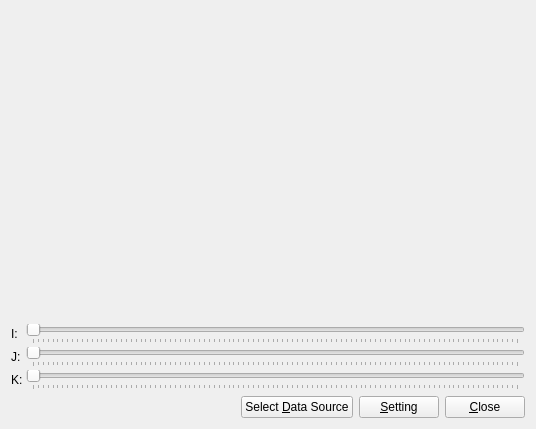
<?xml version="1.0" encoding="UTF-8"?>
<ui version="4.0">
 <class>Graph2dScatteredWindow</class>
 <widget class="QWidget" name="Graph2dScatteredWindow">
  <property name="geometry">
   <rect>
    <x>0</x>
    <y>0</y>
    <width>536</width>
    <height>429</height>
   </rect>
  </property>
  <property name="windowTitle">
   <string>Form</string>
  </property>
  <layout class="QVBoxLayout" name="verticalLayout" stretch="1,0,0">
   <item>
    <widget class="Graph2dScatteredWindowView" name="graphView" native="true"/>
   </item>
   <item>
    <layout class="QGridLayout" name="gridLayout">
     <property name="spacing">
      <number>3</number>
     </property>
     <item row="0" column="0">
      <widget class="QLabel" name="iLabel">
       <property name="text">
        <string>I:</string>
       </property>
      </widget>
     </item>
     <item row="0" column="1">
      <widget class="QSlider" name="iSlider">
       <property name="orientation">
        <enum>Qt::Horizontal</enum>
       </property>
       <property name="tickPosition">
        <enum>QSlider::TicksBelow</enum>
       </property>
      </widget>
     </item>
     <item row="1" column="0">
      <widget class="QLabel" name="jLabel">
       <property name="text">
        <string>J:</string>
       </property>
      </widget>
     </item>
     <item row="1" column="1">
      <widget class="QSlider" name="jSlider">
       <property name="orientation">
        <enum>Qt::Horizontal</enum>
       </property>
       <property name="tickPosition">
        <enum>QSlider::TicksBelow</enum>
       </property>
      </widget>
     </item>
     <item row="2" column="0">
      <widget class="QLabel" name="kLabel">
       <property name="text">
        <string>K:</string>
       </property>
      </widget>
     </item>
     <item row="2" column="1">
      <widget class="QSlider" name="kSlider">
       <property name="orientation">
        <enum>Qt::Horizontal</enum>
       </property>
       <property name="tickPosition">
        <enum>QSlider::TicksBelow</enum>
       </property>
      </widget>
     </item>
    </layout>
   </item>
   <item>
    <layout class="QHBoxLayout" name="horizontalLayout">
     <item>
      <spacer name="horizontalSpacer">
       <property name="orientation">
        <enum>Qt::Horizontal</enum>
       </property>
       <property name="sizeHint" stdset="0">
        <size>
         <width>40</width>
         <height>20</height>
        </size>
       </property>
      </spacer>
     </item>
     <item>
      <widget class="QPushButton" name="dataSourceButton">
       <property name="text">
        <string>Select &amp;Data Source</string>
       </property>
      </widget>
     </item>
     <item>
      <widget class="QPushButton" name="settingButton">
       <property name="text">
        <string>&amp;Setting</string>
       </property>
      </widget>
     </item>
     <item>
      <widget class="QPushButton" name="closeButton">
       <property name="text">
        <string>&amp;Close</string>
       </property>
      </widget>
     </item>
    </layout>
   </item>
  </layout>
 </widget>
 <customwidgets>
  <customwidget>
   <class>Graph2dScatteredWindowView</class>
   <extends>QWidget</extends>
   <header>post/graph2dscattered/graph2dscatteredwindowview.h</header>
   <container>1</container>
  </customwidget>
 </customwidgets>
 <resources/>
 <connections/>
</ui>
